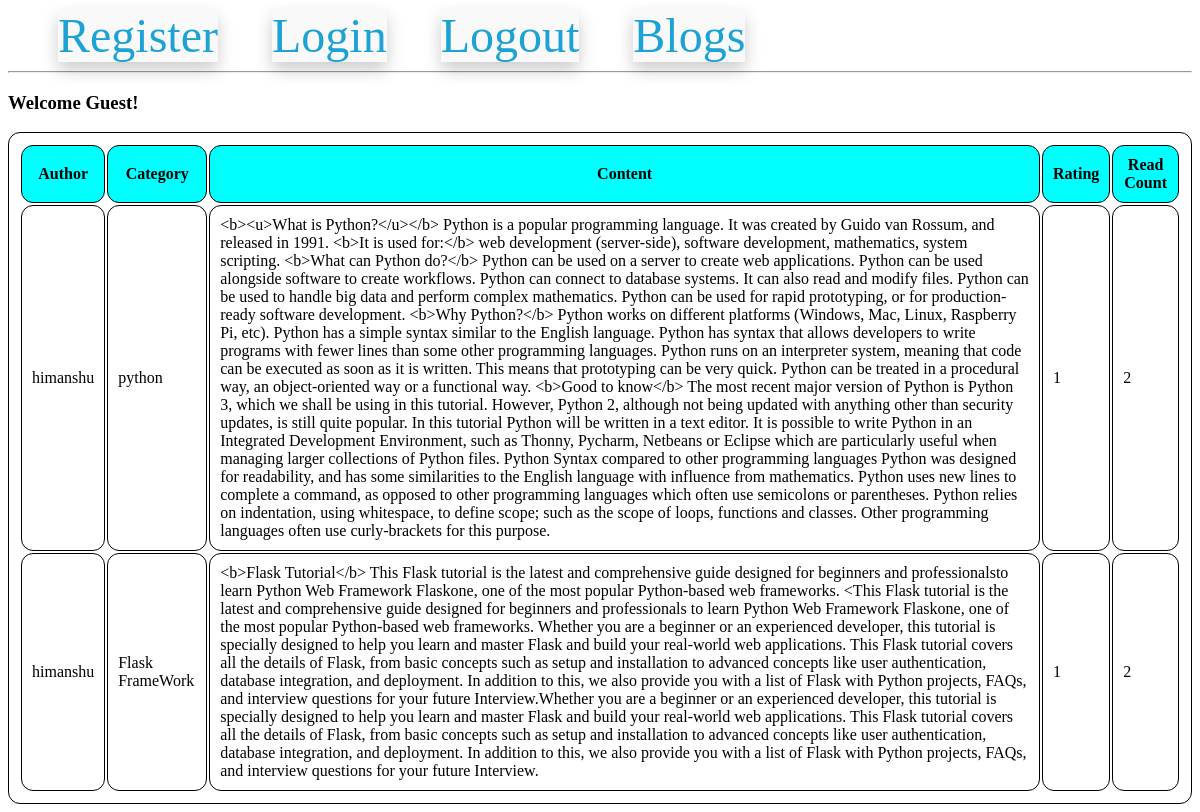
/listAllBlogs, run on an earlier commit of the app's database.
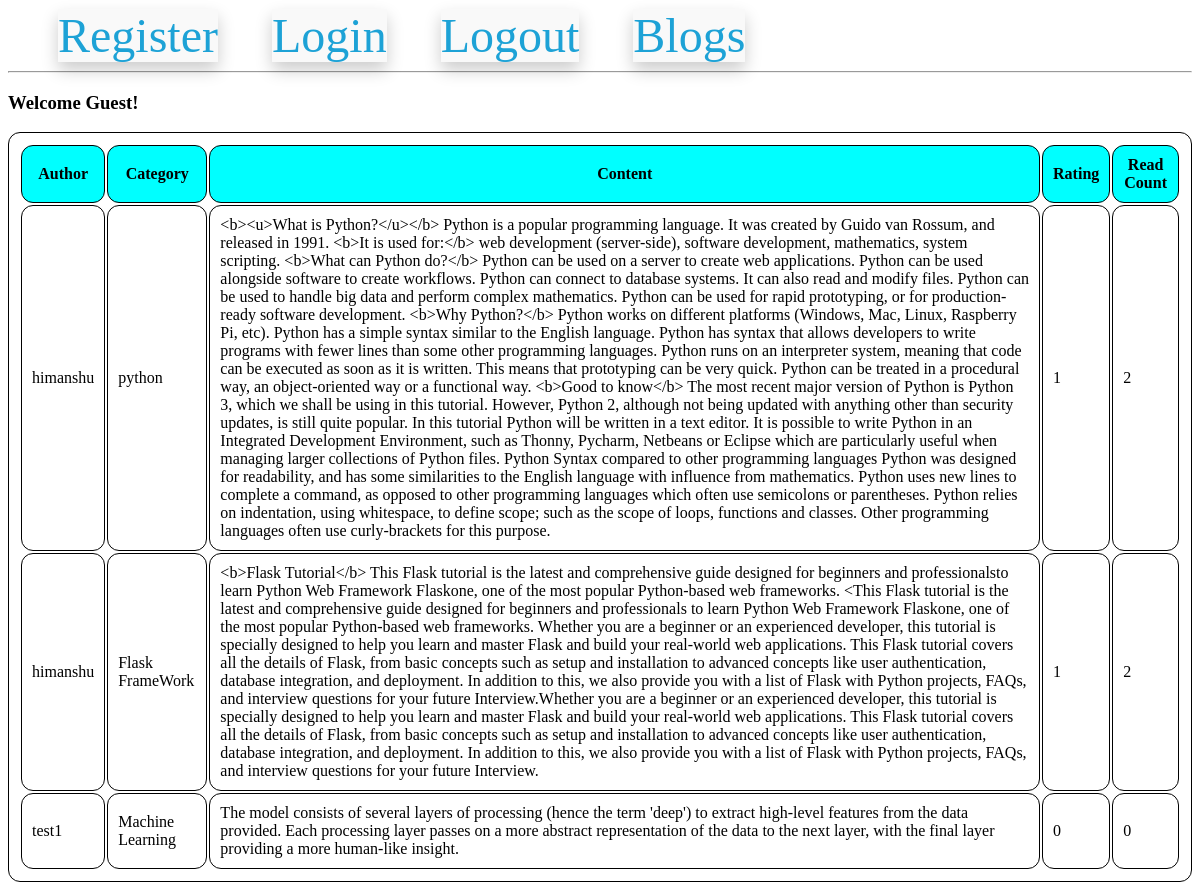
And on a later commit of the database.
### models.py (models this page shows, shortened)
class UserModel(UserMixin, db.Model):
    __tablename__ = "users"
    id = db.Column(db.Integer, primary_key=True)
    email = db.Column(db.String(100), unique=True)
    username = db.Column(db.String(100))
    password_hash = db.Column(db.String(250))

class CategoryMaster(db.Model):
    category_id = db.Column(db.Integer, primary_key=True)
    category_name = db.Column(db.String, nullable=False)
    blogmodel = db.relationship(
        "BlogModel", backref="categorymaster", lazy="select"
    )

class BlogModel(db.Model):
    id = db.Column(db.Integer, primary_key=True)
    category_id = db.Column(
        db.Integer, db.ForeignKey("category_master.category_id"), nullable=False
    )
    blog_user_id = db.Column(db.Integer, db.ForeignKey("users.id"), nullable=False)
    blog_text = db.Column(db.Text, nullable=False)
    blog_creation_date = db.Column(db.DateTime)
    blog_read_count = db.Column(db.Integer, default=0)
    blog_rating_count = db.Column(db.Integer, default=0)

### routes.py (the view)
@app.route('/listAllBlogs')
def list_all_blogs():
    all_blogs = BlogModel.query.all()
    all_users = {user.id: user for user in UserModel.query.all()}  # Create a dictionary for quick access to users by ID
    return render_template('list_all_blogs.html', all_blogs=all_blogs, all_users=all_users, all_categories=global_all_category_name)

### templates/list_all_blogs.html (shortened to what this page needs)
{% extends 'base.html' %}
{% block content %}
{% if current_user.is_anonymous %}
    <h3>Welcome Guest!</h3>
{% else %}
    <h3>Welcome {{ current_user.username }}!</h3>
{% endif %}
<table>
    <thead>
        <tr>
            <th>Author</th>
            <th>Category</th>
            <th>Content</th>
            <th>Rating</th>
            <th>Read Count</th>
        </tr>
    </thead>
    <tbody>
        {% for blog in all_blogs %}
        <tr>
            <td>{{ all_users[blog.blog_user_id].username }}</td>
            <td>{{ all_categories[blog.category_id - 1] }}</td>
            {% if current_user.is_authenticated %}
               <td><a href="{{ url_for('blog_detail', blog_id=blog.id, username=all_users[blog.blog_user_id].username, category=all_categories[blog.category_id - 1]) }}">{{ blog.blog_text }}</a></td>
            {% else %}
               <td>{{ blog.blog_text }}</td>
            {% endif %}
            <td>{{ blog.blog_rating_count }}</td>
            <td>{{ blog.blog_read_count }}</td>
        </tr>
        {% endfor %}
    </tbody>
</table>
{% endblock %}

What changed in the data, as far as the page shows it:
added BlogModel: blog_text "The model consists of several layers of processing (hence the term 'deep') to extract high-level features from the data provided. Each processing layer passes on a more abstract representation of the data to the next layer, with the final layer providing a more human-like insight.", blog_rating_count "0", blog_read_count "0"
added UserModel: username "test1"
now on this page (row unchanged): CategoryMaster: category_name "Machine Learning"
